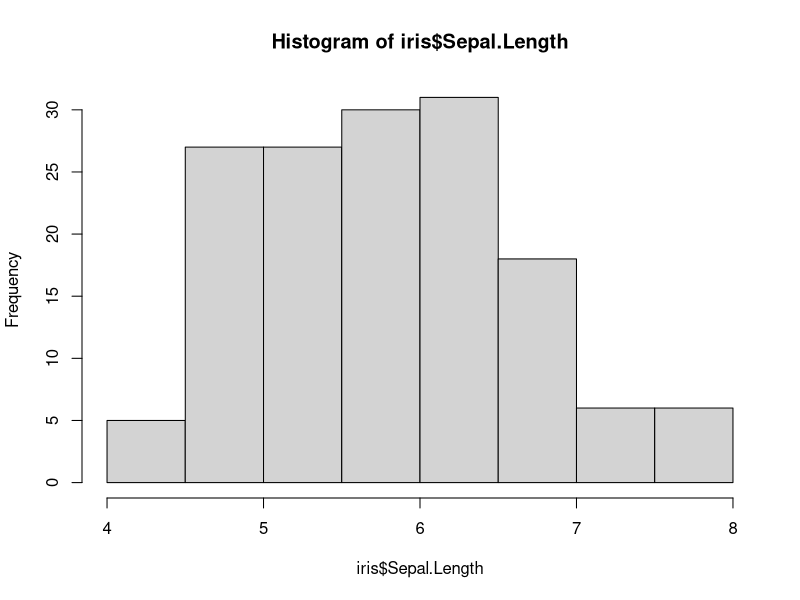
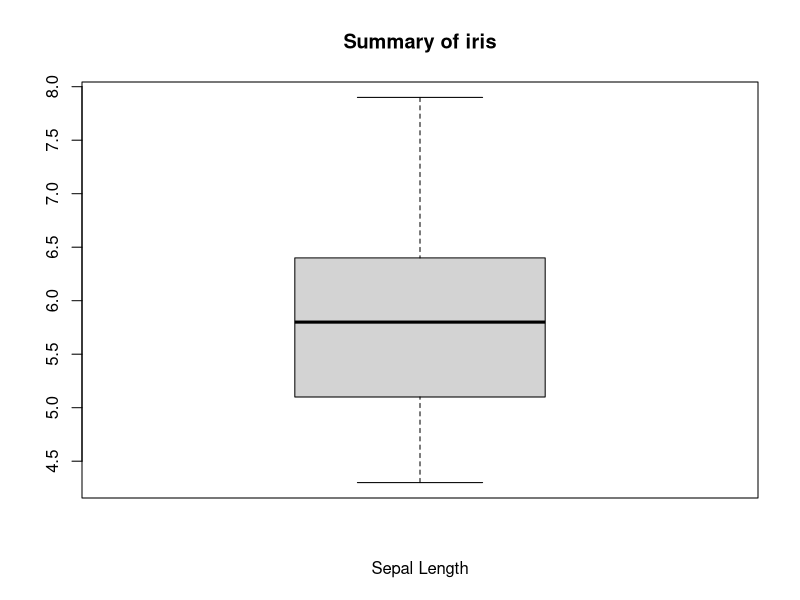
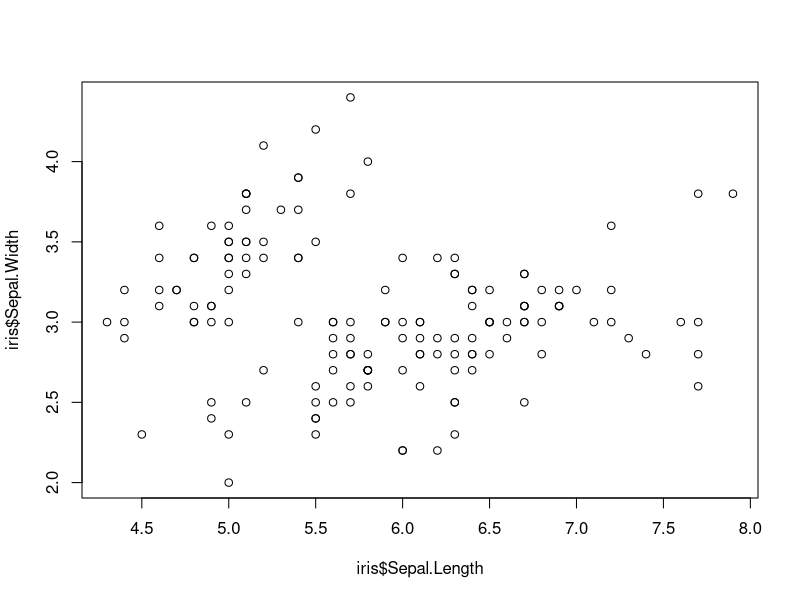
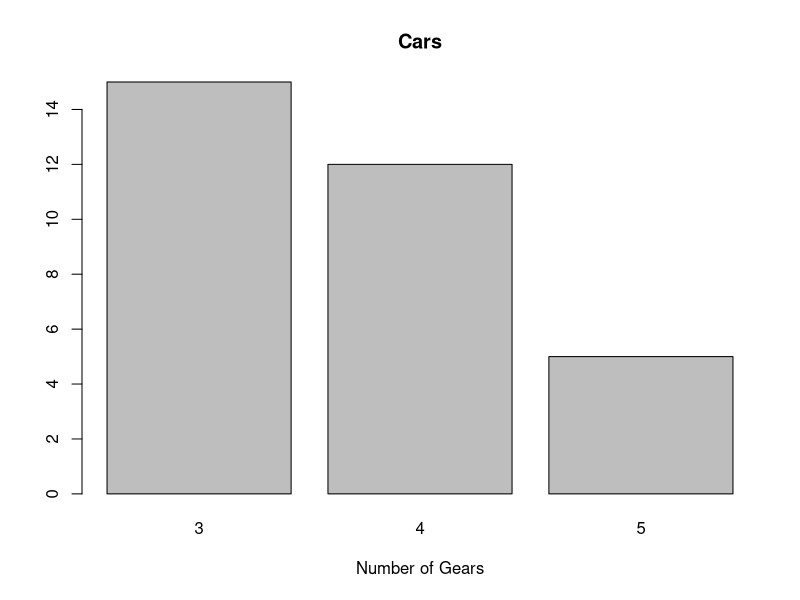
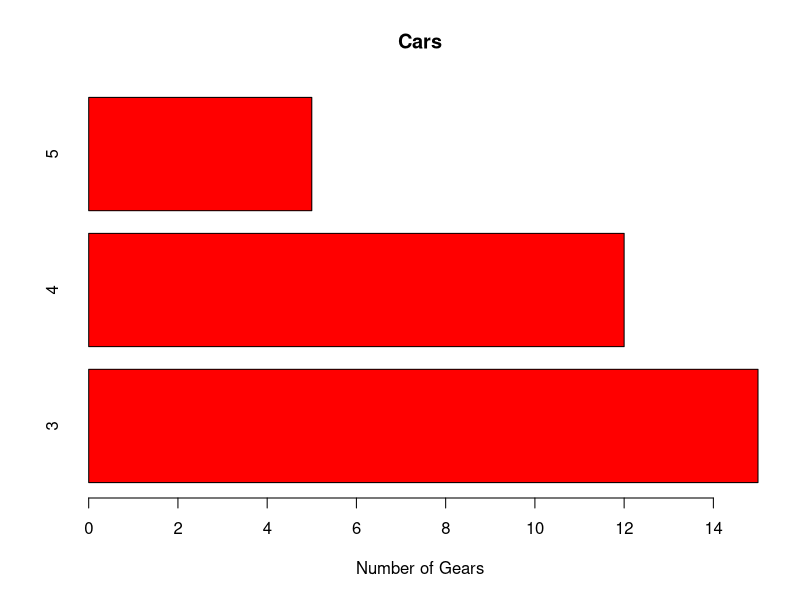
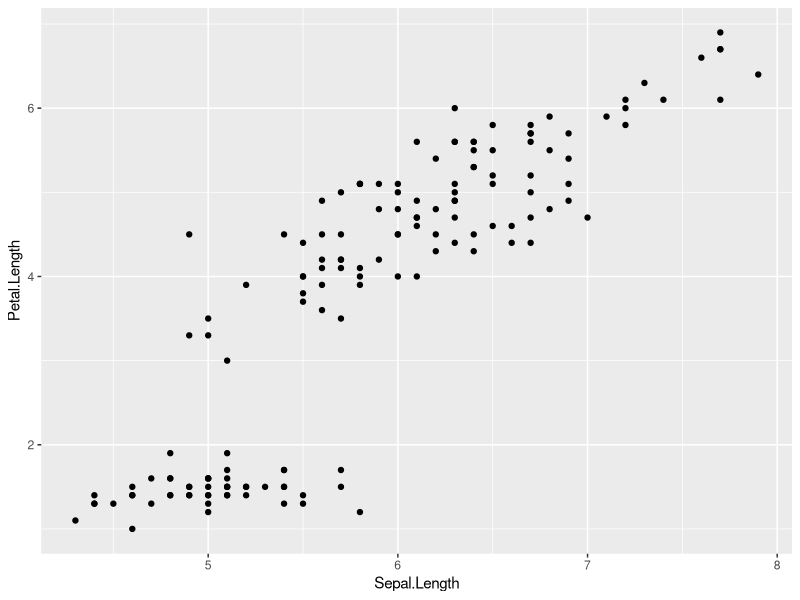
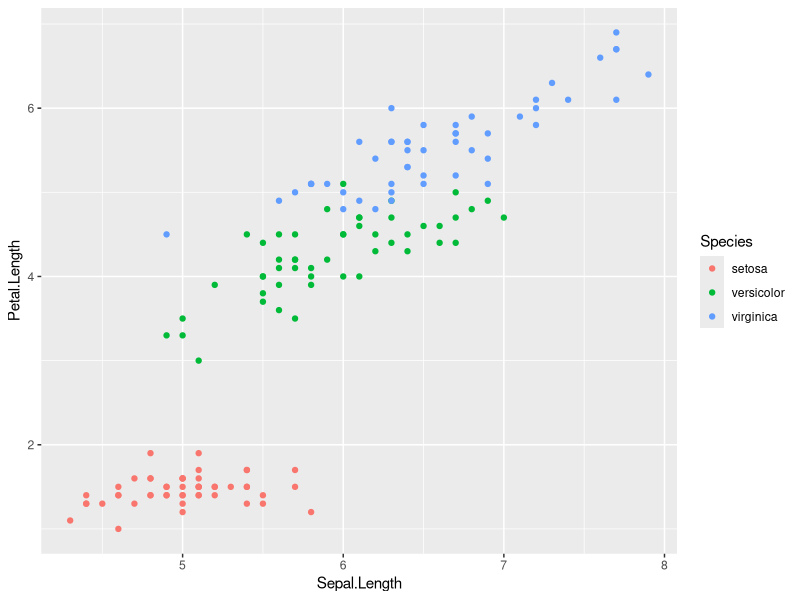
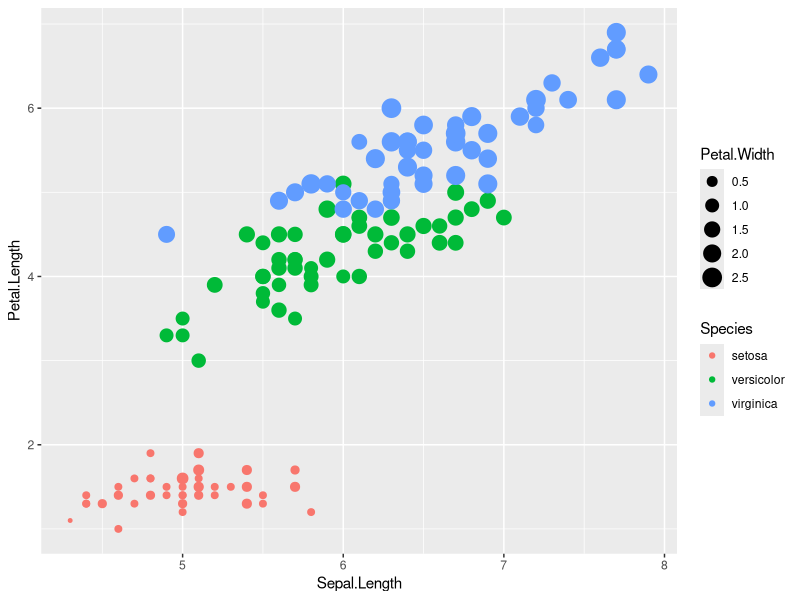

Write R code to recreate these figures, in order.
# Exploratory analysis on Quantitative Data
data(iris)
names(iris)
summary(iris)
hist(iris$Sepal.Length)

boxplot(iris$Sepal.Length, main="Summary of iris", xlab="Sepal Length")

plot(iris$Sepal.Length,iris$Sepal.Width)

# Exploratory analysis on Categorical Data
data(mtcars)
names(mtcars)
str(mtcars)
counts <- table(mtcars$gear)
counts
barplot(counts,main="Cars", xlab= "Number of Gears")
barplot(counts,main="Cars", xlab= "Number of Gears", horiz = TRUE, col='red')

library(ggplot2)
qplot(Sepal.Length, Petal.Length,data = iris)
qplot(Sepal.Length, Petal.Length,data = iris, color = Species)
qplot(Sepal.Length, Petal.Length,data = iris, color = Species, size = Petal.Width)

qplot(Sepal.Length, Petal.Length,data = iris, color = Species, 
      main = "Sepal vs. Petal Length is Iris data", xlab= "Sepal Length", 
      ylab = "Petal Length")

